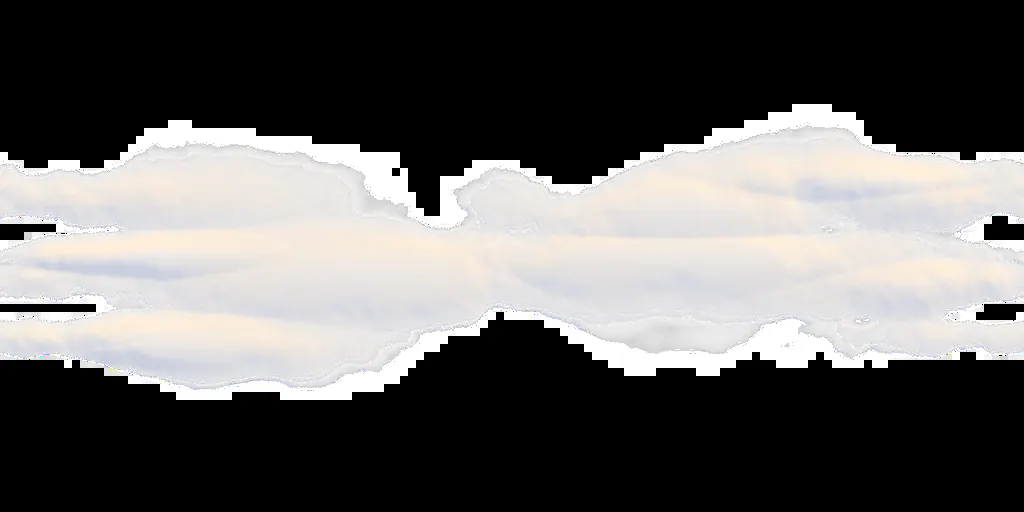
#> input picture clouds/far-m.webp, 1024 x 512 px
$ python -i cut_clouds.py   (imports and definitions only)
#> lines starting #> are read from the running program, lines starting #| are printed output that depends on the picture; after the words box and inside, x2 and y2 are one past the last pixel; in counts of white or black regions, pixels touching at a corner belong together
#> further down, picture is the input picture: shape (512, 1024, 3); mean B, G, R 96.8, 97.9, 99.3
"""Cloud sprites cut out of photographs, for demo 3.

Three rendered passes on 20.09 all came back as «кусочки вати». A rendered cumulus is one
closed silhouette with one kind of edge and one density; a real one has a dense core,
thin translucent margins, and detail at every scale down to the pixel, and nothing short of
a full volumetric renderer gets that. So the sprites are now real clouds, matted out of
CC0 / public-domain photographs (Wikimedia Commons), and graded onto our palette.

The grading is what keeps this from looking like a collage. Every source photograph has its
own sun, sky and white balance. The cut-out keeps only the cloud's LUMINANCE and its alpha,
and the colour is rebuilt from palette.json along a ramp core -> shadow -> lit -> rim, so
every sprite carries the same golden-hour-in-brand-colours light regardless of where it was
shot. Contrast is mapped onto the profile measured off the aerial references (p5 112 / p50
170 / p95 235) so the sprites sit next to each other as one sky.

    python cut_clouds.py <photo.jpg> <name> [x0 y0 x1 y1]   crop box as fractions, optional
Writes clouds/<name>.webp and clouds/<name>-m.webp, prints the luminance profile.
"""
import json, os, pathlib, sys
import numpy as np
from PIL import Image

HERE = pathlib.Path(__file__).parent
OUT = HERE / 'clouds'
LUMA = np.array([0.2126, 0.7152, 0.0722], np.float32)
TARGET = np.array([112, 124, 170, 213, 235], np.float32)     # p5 p25 p50 p75 p95, measured

# [1 line that did not run here, left out]
# The ramp the cloud's luminance is laid onto, dark to light. The rim colour is held back
# to the very top of the range: on the first cut a wide rim band turned every sunlit crown
# peach, and the note from Oleg is that this must not go warm-postcard.
# [2 lines that did not run here, left out]


def blur(a, r):
    """Separable Gaussian in float (PIL will not blur an 'F' image, scipy is not here)."""
    r = float(r)
    if r <= 0.4:
        return a.astype(np.float32)
    n = max(1, int(round(r * 3)))
    x = np.arange(-n, n + 1, dtype=np.float32)
    k = np.exp(-0.5 * (x / r) ** 2); k /= k.sum()
    out = a.astype(np.float32)
    for axis in (0, 1):
        pad = [(0, 0), (0, 0)]; pad[axis] = (n, n)
        q = np.pad(out, pad, mode='edge')
        acc = np.zeros_like(out)
        for i, w in enumerate(k):
            acc += w * (q[i:i + out.shape[0]] if axis == 0 else q[:, i:i + out.shape[1]])
        out = acc
    return out


def smoothstep(e0, e1, x):
    t = np.clip((x - e0) / (e1 - e0), 0, 1); return t * t * (3 - 2 * t)


def matte(rgb, s_sky=None):
    """Alpha from saturation, not from colour distance.

    The first version keyed on distance from the sky colour and on being lighter than
    the sky. That keeps the sunlit crowns and drops the whole shaded body, because the
    belly of a cumulus is lit by the sky and is therefore blue-grey: close to the sky in
    colour and no lighter than it. What separates it is saturation. The sky is a
    saturated blue; a cloud, lit or in shade, is nearly grey. So alpha is low saturation,
    with the threshold set from the sky itself, and the body is then closed so the
    shaded interior does not come out as holes.
    """
    mx = rgb.max(-1); mn = rgb.min(-1)
    sat = (mx - mn) / np.maximum(mx, 1)
    blue = (rgb[..., 2] - rgb[..., 0]) / 255.0
    # the sky's own saturation: median over the pixels that are unmistakably sky
    sky_px = (blue > 0.12) & (sat > 0.25)
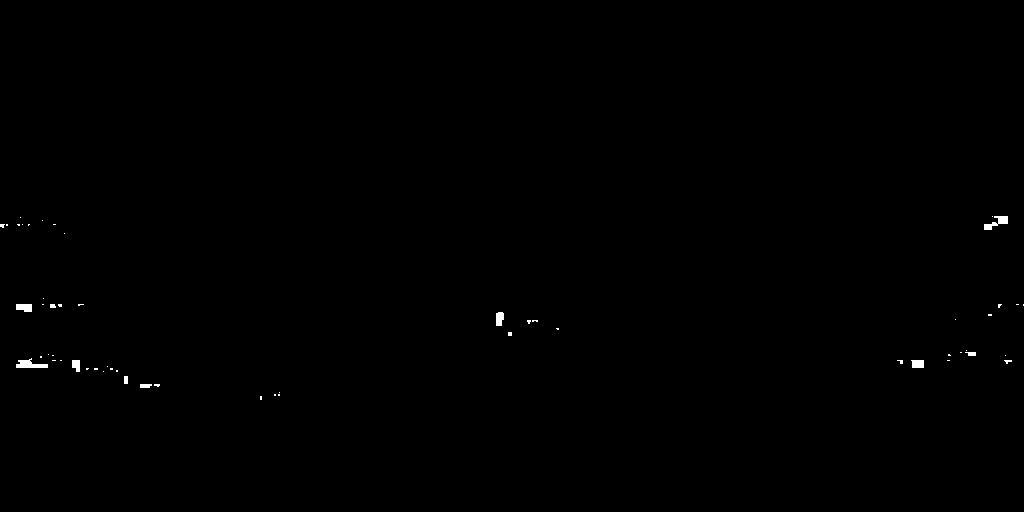
#> sky_px: shape (512, 1024) bool; 0.21% white; 56 white regions (46 under 20 px), largest, box (x1, y1, x2, y2) and area: (16, 358, 48, 368) 181, (984, 216, 1008, 230) 157, (16, 304, 32, 312) 112
    if s_sky is None:
        s_sky = float(np.median(sat[sky_px])) if sky_px.sum() > 500 else 0.45
#> s_sky = 1
    # hard core: clearly less saturated than the sky; soft margin above it
    core = smoothstep(s_sky * 0.62, s_sky * 0.30, sat)
#> in smoothstep, `t = np.clip((x - e0) / (e1 - e0), 0, 1)`:
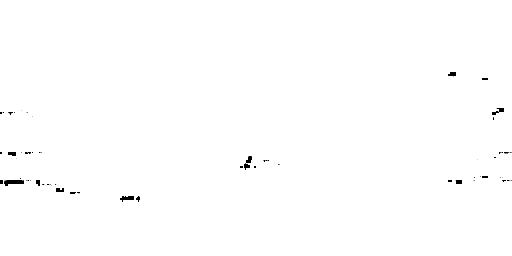
#> t: shape (512, 1024) float64 (shown at 1/2 size); min 0, max 1, mean 0.996
    # close the body: anything surrounded by cloud is cloud, whatever its own pixel says
    body = smoothstep(0.35, 0.65, blur(core, 9))
#> the loop in blur, `for axis in (0, 1):` made 2 passes
#> pass 1, in blur, `q = np.pad(out, pad, mode='edge')`:
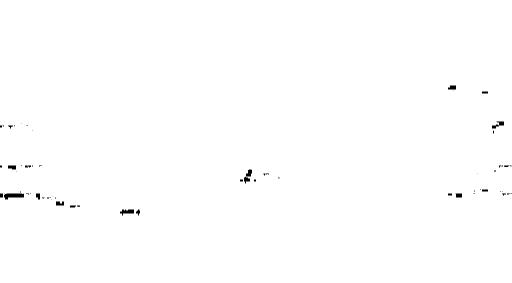
#> q: shape (566, 1024) float32 (shown at 1/2 size); min 0, max 1, mean 0.996
    a = np.maximum(core, body * smoothstep(s_sky * 0.95, s_sky * 0.55, sat))
    a = blur(a, 1.2)

    # sky estimate per row, for despill of the translucent margins
    h = rgb.shape[0]
    sky = np.zeros_like(rgb); prev = None
    for y in range(h):
        row = rgb[y][sky_px[y]]
        est = np.median(row, axis=0) if len(row) > 20 else prev
        if est is None:
            est = np.median(rgb[y], axis=0)
        sky[y] = est; prev = est
    sky = np.dstack([blur(sky[..., i], 12) for i in range(3)])
#> call 3 of blur, with r = 12
#> after the loop in blur (call 3), `for axis in (0, 1):`:
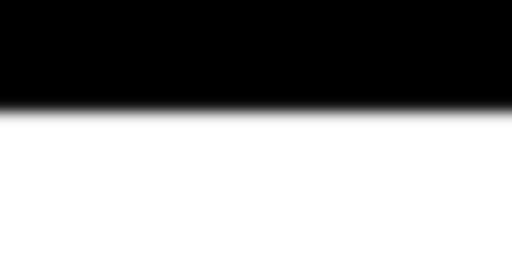
#> acc: shape (512, 1024) float32 (shown at 1/2 size); min 0, max 2, mean 1.13; drawn with min black and max white
#> call 4 of blur, with r = 12
#> the loop in blur (call 4), `for axis in (0, 1):` made 2 passes
#> pass 1, in blur (call 4), `q = np.pad(out, pad, mode='edge')`:
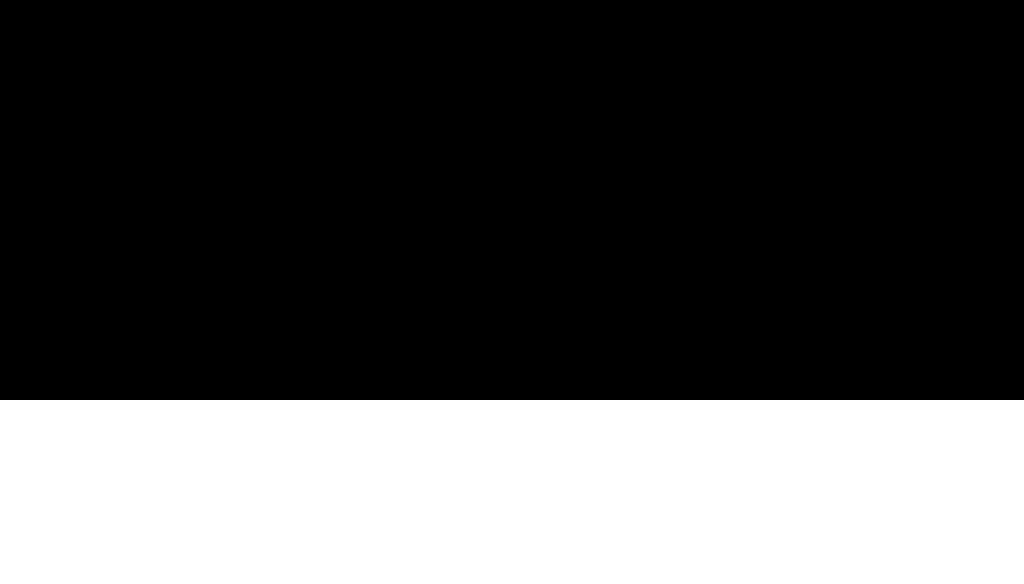
#> q: shape (584, 1024) float32; values 0 (black) and 2 (white), 31.5% white; 1 white region, box (x1, y1, x2, y2) and area: (0, 400, 1024, 584) 188416
#> after the loop in blur (call 4), `for axis in (0, 1):`:
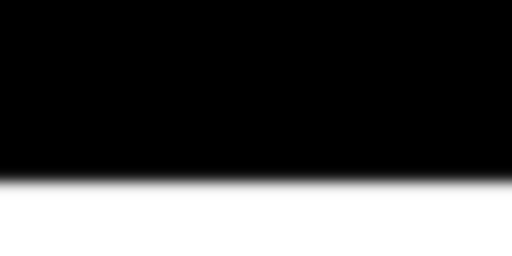
#> acc: shape (512, 1024) float32 (shown at 1/2 size); min 0, max 2, mean 0.578; drawn with min black and max white
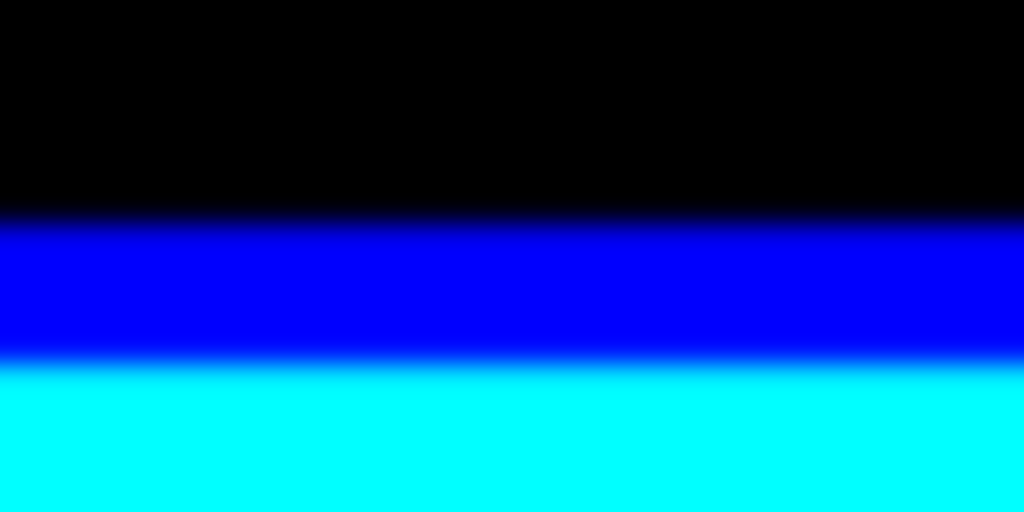
#> sky: shape (512, 1024, 3) float32; mean B, G, R 1.12, 0.578, 0; drawn with min black and max white
    return np.clip(a, 0, 1), sky


# [109 lines left out: functions despill, largest_blob, regrade, cut, not called in this run]


# [4 lines not run here, left out]

>>> import cv2
>>> picture = cv2.imread('clouds/far-m.webp')
>>> result = matte(picture)
